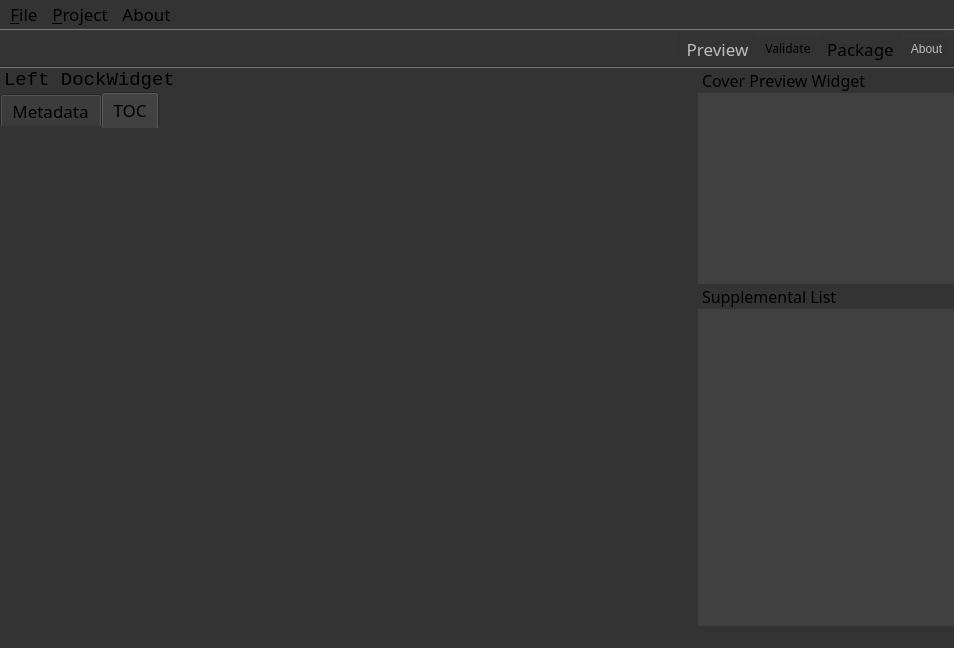
<?xml version="1.0" encoding="UTF-8"?>
<ui version="4.0">
 <class>MainWindow</class>
 <widget class="QMainWindow" name="MainWindow">
  <property name="geometry">
   <rect>
    <x>0</x>
    <y>0</y>
    <width>954</width>
    <height>648</height>
   </rect>
  </property>
  <property name="minimumSize">
   <size>
    <width>948</width>
    <height>648</height>
   </size>
  </property>
  <property name="windowTitle">
   <string>Audiobook Editor</string>
  </property>
  <property name="windowIcon">
   <iconset resource="resources.qrc">
    <normaloff>:/SVG/svg/icon/AudiobookEditorLogo@16.svg</normaloff>:/SVG/svg/icon/AudiobookEditorLogo@16.svg</iconset>
  </property>
  <property name="layoutDirection">
   <enum>Qt::LeftToRight</enum>
  </property>
  <property name="styleSheet">
   <string notr="true">background-color: #333333;
</string>
  </property>
  <property name="dockOptions">
   <set>QMainWindow::AllowTabbedDocks</set>
  </property>
  <widget class="QWidget" name="centralwidget">
   <property name="sizePolicy">
    <sizepolicy hsizetype="Fixed" vsizetype="Preferred">
     <horstretch>0</horstretch>
     <verstretch>0</verstretch>
    </sizepolicy>
   </property>
   <property name="minimumSize">
    <size>
     <width>436</width>
     <height>0</height>
    </size>
   </property>
  </widget>
  <widget class="QMenuBar" name="menubar">
   <property name="geometry">
    <rect>
     <x>0</x>
     <y>0</y>
     <width>954</width>
     <height>25</height>
    </rect>
   </property>
   <property name="font">
    <font>
     <family>Noto Sans TC</family>
     <pointsize>13</pointsize>
    </font>
   </property>
   <property name="styleSheet">
    <string notr="true"/>
   </property>
   <widget class="QMenu" name="menu_File">
    <property name="font">
     <font>
      <family>Noto Sans TC</family>
      <pointsize>13</pointsize>
     </font>
    </property>
    <property name="styleSheet">
     <string notr="true"/>
    </property>
    <property name="title">
     <string>&amp;File</string>
    </property>
    <widget class="QMenu" name="menu_Language">
     <property name="font">
      <font>
       <family>Noto Sans TC</family>
       <pointsize>13</pointsize>
      </font>
     </property>
     <property name="contextMenuPolicy">
      <enum>Qt::NoContextMenu</enum>
     </property>
     <property name="acceptDrops">
      <bool>false</bool>
     </property>
     <property name="toolTip">
      <string>Select your language</string>
     </property>
     <property name="styleSheet">
      <string notr="true"/>
     </property>
     <property name="tearOffEnabled">
      <bool>false</bool>
     </property>
     <property name="title">
      <string>&amp;Language</string>
     </property>
     <property name="separatorsCollapsible">
      <bool>false</bool>
     </property>
     <property name="toolTipsVisible">
      <bool>true</bool>
     </property>
     <addaction name="action_EN"/>
     <addaction name="action_TC"/>
    </widget>
    <addaction name="action_New"/>
    <addaction name="action_Open"/>
    <addaction name="action_Save"/>
    <addaction name="action_Exit"/>
    <addaction name="action_Settings"/>
    <addaction name="separator"/>
    <addaction name="menu_Language"/>
   </widget>
   <widget class="QMenu" name="menu_Project">
    <property name="title">
     <string>&amp;Project</string>
    </property>
    <addaction name="action_Preview"/>
    <addaction name="action_Pack"/>
   </widget>
   <widget class="QMenu" name="menuHelp">
    <property name="title">
     <string>About</string>
    </property>
    <addaction name="action_Qt"/>
    <addaction name="action_PyQt5"/>
    <addaction name="separator"/>
    <addaction name="action_Version"/>
    <addaction name="action_Thanks"/>
    <addaction name="action_Issues"/>
    <addaction name="action_License"/>
   </widget>
   <addaction name="menu_File"/>
   <addaction name="menu_Project"/>
   <addaction name="menuHelp"/>
  </widget>
  <widget class="QStatusBar" name="statusbar"/>
  <widget class="QToolBar" name="toolBar">
   <property name="enabled">
    <bool>true</bool>
   </property>
   <property name="windowTitle">
    <string>toolBar</string>
   </property>
   <property name="layoutDirection">
    <enum>Qt::RightToLeft</enum>
   </property>
   <property name="movable">
    <bool>false</bool>
   </property>
   <property name="allowedAreas">
    <set>Qt::RightToolBarArea|Qt::TopToolBarArea</set>
   </property>
   <property name="floatable">
    <bool>false</bool>
   </property>
   <attribute name="toolBarArea">
    <enum>TopToolBarArea</enum>
   </attribute>
   <attribute name="toolBarBreak">
    <bool>false</bool>
   </attribute>
   <addaction name="action_Help"/>
   <addaction name="action_Pack"/>
   <addaction name="action_Validate"/>
   <addaction name="action_Preview"/>
  </widget>
  <widget class="QDockWidget" name="dockWidget_Left">
   <property name="sizePolicy">
    <sizepolicy hsizetype="Fixed" vsizetype="Preferred">
     <horstretch>0</horstretch>
     <verstretch>0</verstretch>
    </sizepolicy>
   </property>
   <property name="minimumSize">
    <size>
     <width>256</width>
     <height>76</height>
    </size>
   </property>
   <property name="maximumSize">
    <size>
     <width>256</width>
     <height>524287</height>
    </size>
   </property>
   <property name="font">
    <font>
     <family>Courier New</family>
     <pointsize>14</pointsize>
    </font>
   </property>
   <property name="autoFillBackground">
    <bool>false</bool>
   </property>
   <property name="styleSheet">
    <string notr="true">background: #404040;
border: 0px;

QTabBar::tab {
	left: 0
}
</string>
   </property>
   <property name="features">
    <set>QDockWidget::NoDockWidgetFeatures</set>
   </property>
   <property name="allowedAreas">
    <set>Qt::LeftDockWidgetArea</set>
   </property>
   <property name="windowTitle">
    <string>Left DockWidget</string>
   </property>
   <attribute name="dockWidgetArea">
    <number>1</number>
   </attribute>
   <widget class="QWidget" name="dockWidgetContents_3">
    <property name="sizePolicy">
     <sizepolicy hsizetype="Fixed" vsizetype="Preferred">
      <horstretch>0</horstretch>
      <verstretch>0</verstretch>
     </sizepolicy>
    </property>
    <property name="minimumSize">
     <size>
      <width>256</width>
      <height>0</height>
     </size>
    </property>
    <property name="maximumSize">
     <size>
      <width>256</width>
      <height>16777215</height>
     </size>
    </property>
    <property name="styleSheet">
     <string notr="true">border: 0px;</string>
    </property>
    <layout class="QGridLayout" name="gridLayout">
     <property name="leftMargin">
      <number>0</number>
     </property>
     <property name="topMargin">
      <number>0</number>
     </property>
     <property name="rightMargin">
      <number>0</number>
     </property>
     <property name="bottomMargin">
      <number>0</number>
     </property>
     <property name="spacing">
      <number>0</number>
     </property>
     <item row="0" column="0">
      <widget class="QTabWidget" name="tabWidget">
       <property name="enabled">
        <bool>true</bool>
       </property>
       <property name="sizePolicy">
        <sizepolicy hsizetype="Fixed" vsizetype="Preferred">
         <horstretch>0</horstretch>
         <verstretch>0</verstretch>
        </sizepolicy>
       </property>
       <property name="minimumSize">
        <size>
         <width>256</width>
         <height>0</height>
        </size>
       </property>
       <property name="maximumSize">
        <size>
         <width>256</width>
         <height>16777215</height>
        </size>
       </property>
       <property name="font">
        <font>
         <family>Noto Sans TC</family>
         <pointsize>13</pointsize>
        </font>
       </property>
       <property name="autoFillBackground">
        <bool>false</bool>
       </property>
       <property name="styleSheet">
        <string notr="true">QTabWidget::tab-bar{
height: 32px;
width: 166px;
font-size: 13px;
line-height: 18px;
}

QTabBar::tab {
	background-color : #404040;
}

QTabBar::tab::unselected { 
	color: rgba(255, 255, 255, 0.4);
	height: 32px;
}

QTabBar::tab::selected { 
	color: #FFFFFF;
	height: 32px;
}

QTabWidget::pane { border: 0; }

margin: 0px 0px;</string>
       </property>
       <property name="currentIndex">
        <number>1</number>
       </property>
       <property name="iconSize">
        <size>
         <width>0</width>
         <height>0</height>
        </size>
       </property>
       <property name="usesScrollButtons">
        <bool>false</bool>
       </property>
       <property name="tabBarAutoHide">
        <bool>false</bool>
       </property>
       <widget class="QWidget" name="tab_Metadata">
        <property name="sizePolicy">
         <sizepolicy hsizetype="Fixed" vsizetype="Preferred">
          <horstretch>0</horstretch>
          <verstretch>0</verstretch>
         </sizepolicy>
        </property>
        <property name="minimumSize">
         <size>
          <width>256</width>
          <height>0</height>
         </size>
        </property>
        <property name="maximumSize">
         <size>
          <width>256</width>
          <height>16777215</height>
         </size>
        </property>
        <property name="font">
         <font>
          <family>Courier New</family>
          <pointsize>14</pointsize>
         </font>
        </property>
        <property name="autoFillBackground">
         <bool>false</bool>
        </property>
        <property name="styleSheet">
         <string notr="true">border: 0px;
</string>
        </property>
        <attribute name="title">
         <string>Metadata</string>
        </attribute>
       </widget>
       <widget class="QWidget" name="tab_TOC">
        <property name="sizePolicy">
         <sizepolicy hsizetype="Fixed" vsizetype="Preferred">
          <horstretch>0</horstretch>
          <verstretch>0</verstretch>
         </sizepolicy>
        </property>
        <property name="minimumSize">
         <size>
          <width>256</width>
          <height>0</height>
         </size>
        </property>
        <property name="maximumSize">
         <size>
          <width>256</width>
          <height>16777215</height>
         </size>
        </property>
        <property name="font">
         <font>
          <family>Courier New</family>
          <pointsize>14</pointsize>
         </font>
        </property>
        <property name="autoFillBackground">
         <bool>false</bool>
        </property>
        <property name="styleSheet">
         <string notr="true">
border: 0px;

/*
QListWidget::item { border: 2px solid #000000 }
*/</string>
        </property>
        <attribute name="title">
         <string>TOC</string>
        </attribute>
       </widget>
      </widget>
     </item>
    </layout>
   </widget>
  </widget>
  <widget class="QDockWidget" name="dockWidget_CoverPreviewWidget">
   <property name="sizePolicy">
    <sizepolicy hsizetype="Fixed" vsizetype="Preferred">
     <horstretch>0</horstretch>
     <verstretch>0</verstretch>
    </sizepolicy>
   </property>
   <property name="minimumSize">
    <size>
     <width>256</width>
     <height>216</height>
    </size>
   </property>
   <property name="maximumSize">
    <size>
     <width>256</width>
     <height>216</height>
    </size>
   </property>
   <property name="font">
    <font>
     <family>Noto Sans TC</family>
     <pointsize>12</pointsize>
    </font>
   </property>
   <property name="styleSheet">
    <string notr="true">background: #404040;
border: 0px;
</string>
   </property>
   <property name="features">
    <set>QDockWidget::NoDockWidgetFeatures</set>
   </property>
   <property name="allowedAreas">
    <set>Qt::RightDockWidgetArea</set>
   </property>
   <property name="windowTitle">
    <string>Cover Preview Widget</string>
   </property>
   <attribute name="dockWidgetArea">
    <number>2</number>
   </attribute>
   <widget class="QWidget" name="dockWidgetContents">
    <property name="sizePolicy">
     <sizepolicy hsizetype="Fixed" vsizetype="Preferred">
      <horstretch>0</horstretch>
      <verstretch>0</verstretch>
     </sizepolicy>
    </property>
    <property name="minimumSize">
     <size>
      <width>256</width>
      <height>232</height>
     </size>
    </property>
    <property name="maximumSize">
     <size>
      <width>256</width>
      <height>232</height>
     </size>
    </property>
    <property name="styleSheet">
     <string notr="true">border: 0px;</string>
    </property>
   </widget>
  </widget>
  <widget class="QDockWidget" name="dockWidget_SupplementalList">
   <property name="sizePolicy">
    <sizepolicy hsizetype="Fixed" vsizetype="Preferred">
     <horstretch>0</horstretch>
     <verstretch>0</verstretch>
    </sizepolicy>
   </property>
   <property name="minimumSize">
    <size>
     <width>256</width>
     <height>39</height>
    </size>
   </property>
   <property name="maximumSize">
    <size>
     <width>256</width>
     <height>524287</height>
    </size>
   </property>
   <property name="font">
    <font>
     <family>Noto Sans TC</family>
     <pointsize>12</pointsize>
    </font>
   </property>
   <property name="styleSheet">
    <string notr="true">background: #404040;
border: 0px;
margin: 0px;</string>
   </property>
   <property name="features">
    <set>QDockWidget::NoDockWidgetFeatures</set>
   </property>
   <property name="allowedAreas">
    <set>Qt::RightDockWidgetArea</set>
   </property>
   <property name="windowTitle">
    <string>Supplemental List</string>
   </property>
   <attribute name="dockWidgetArea">
    <number>2</number>
   </attribute>
   <widget class="QWidget" name="dockWidgetContents_2">
    <property name="sizePolicy">
     <sizepolicy hsizetype="Fixed" vsizetype="Preferred">
      <horstretch>0</horstretch>
      <verstretch>0</verstretch>
     </sizepolicy>
    </property>
    <property name="minimumSize">
     <size>
      <width>256</width>
      <height>0</height>
     </size>
    </property>
    <property name="maximumSize">
     <size>
      <width>256</width>
      <height>16777215</height>
     </size>
    </property>
    <property name="autoFillBackground">
     <bool>false</bool>
    </property>
    <property name="styleSheet">
     <string notr="true">border: 0px;

padding: 0px;

margin: 0px;</string>
    </property>
   </widget>
  </widget>
  <action name="action_New">
   <property name="text">
    <string>&amp;New</string>
   </property>
   <property name="font">
    <font>
     <family>Noto Sans TC</family>
     <pointsize>13</pointsize>
    </font>
   </property>
   <property name="shortcut">
    <string>Ctrl+N</string>
   </property>
  </action>
  <action name="action_Open">
   <property name="text">
    <string>&amp;Open</string>
   </property>
   <property name="font">
    <font>
     <family>Noto Sans TC</family>
     <pointsize>13</pointsize>
    </font>
   </property>
   <property name="shortcut">
    <string>Ctrl+O</string>
   </property>
  </action>
  <action name="action_Close">
   <property name="text">
    <string>&amp;Close</string>
   </property>
  </action>
  <action name="action_Qt">
   <property name="text">
    <string>&amp;Qt</string>
   </property>
   <property name="font">
    <font>
     <family>Noto Sans TC</family>
     <pointsize>13</pointsize>
    </font>
   </property>
   <property name="visible">
    <bool>false</bool>
   </property>
  </action>
  <action name="action_PyQt5">
   <property name="text">
    <string>&amp;PyQt5</string>
   </property>
   <property name="font">
    <font>
     <family>Noto Sans TC</family>
     <pointsize>13</pointsize>
    </font>
   </property>
   <property name="visible">
    <bool>false</bool>
   </property>
  </action>
  <action name="action_Preview">
   <property name="enabled">
    <bool>false</bool>
   </property>
   <property name="icon">
    <iconset resource="resources.qrc">
     <normaloff>:/SVG/svg/icon/toolbar-preview.svg</normaloff>:/SVG/svg/icon/toolbar-preview.svg</iconset>
   </property>
   <property name="text">
    <string>&amp;Preview</string>
   </property>
   <property name="font">
    <font>
     <family>Noto Sans TC</family>
     <pointsize>13</pointsize>
    </font>
   </property>
   <property name="visible">
    <bool>false</bool>
   </property>
   <property name="iconVisibleInMenu">
    <bool>false</bool>
   </property>
  </action>
  <action name="action_Validate">
   <property name="enabled">
    <bool>true</bool>
   </property>
   <property name="icon">
    <iconset resource="resources.qrc">
     <normaloff>:/SVG/svg/icon/toolbar-validate.svg</normaloff>:/SVG/svg/icon/toolbar-validate.svg</iconset>
   </property>
   <property name="text">
    <string>&amp;Validate</string>
   </property>
   <property name="font">
    <font>
     <family>Noto Sans</family>
    </font>
   </property>
   <property name="visible">
    <bool>true</bool>
   </property>
  </action>
  <action name="action_Pack">
   <property name="icon">
    <iconset resource="resources.qrc">
     <normaloff>:/SVG/svg/icon/toolbar-package.svg</normaloff>:/SVG/svg/icon/toolbar-package.svg</iconset>
   </property>
   <property name="text">
    <string>&amp;Package</string>
   </property>
   <property name="toolTip">
    <string>Pack</string>
   </property>
   <property name="font">
    <font>
     <family>Noto Sans TC</family>
     <pointsize>13</pointsize>
    </font>
   </property>
   <property name="shortcut">
    <string>Ctrl+P</string>
   </property>
   <property name="iconVisibleInMenu">
    <bool>false</bool>
   </property>
  </action>
  <action name="action_Exit">
   <property name="text">
    <string>&amp;Exit</string>
   </property>
   <property name="font">
    <font>
     <family>Noto Sans TC</family>
     <pointsize>13</pointsize>
    </font>
   </property>
   <property name="shortcut">
    <string>Shift+F4</string>
   </property>
  </action>
  <action name="action_Save">
   <property name="text">
    <string>&amp;Save</string>
   </property>
   <property name="font">
    <font>
     <family>Noto Sans TC</family>
     <pointsize>13</pointsize>
    </font>
   </property>
   <property name="shortcut">
    <string>Ctrl+S</string>
   </property>
  </action>
  <action name="action_Help">
   <property name="enabled">
    <bool>false</bool>
   </property>
   <property name="icon">
    <iconset resource="resources.qrc">
     <normaloff>:/SVG/svg/icon/toolbar-about.svg</normaloff>:/SVG/svg/icon/toolbar-about.svg</iconset>
   </property>
   <property name="text">
    <string>&amp;About</string>
   </property>
   <property name="visible">
    <bool>false</bool>
   </property>
  </action>
  <action name="action_Settings">
   <property name="enabled">
    <bool>false</bool>
   </property>
   <property name="text">
    <string>Settings</string>
   </property>
   <property name="font">
    <font>
     <family>Noto Sans TC</family>
     <pointsize>13</pointsize>
    </font>
   </property>
   <property name="visible">
    <bool>false</bool>
   </property>
  </action>
  <action name="action_Version">
   <property name="text">
    <string>&amp;Version</string>
   </property>
   <property name="font">
    <font>
     <family>Noto Sans TC</family>
     <pointsize>13</pointsize>
    </font>
   </property>
  </action>
  <action name="action_Thanks">
   <property name="enabled">
    <bool>false</bool>
   </property>
   <property name="text">
    <string>&amp;Thanks</string>
   </property>
   <property name="font">
    <font>
     <family>Noto Sans TC</family>
     <pointsize>13</pointsize>
    </font>
   </property>
   <property name="visible">
    <bool>false</bool>
   </property>
  </action>
  <action name="action_EN">
   <property name="checkable">
    <bool>true</bool>
   </property>
   <property name="text">
    <string notr="true" extracomment="EN">English</string>
   </property>
   <property name="toolTip">
    <string notr="true">English</string>
   </property>
   <property name="whatsThis">
    <string/>
   </property>
   <property name="font">
    <font>
     <family>Noto Sans TC</family>
     <pointsize>13</pointsize>
    </font>
   </property>
   <property name="autoRepeat">
    <bool>true</bool>
   </property>
  </action>
  <action name="action_TC">
   <property name="checkable">
    <bool>true</bool>
   </property>
   <property name="text">
    <string notr="true" extracomment="TC">繁體中文</string>
   </property>
   <property name="toolTip">
    <string notr="true">繁體中文</string>
   </property>
   <property name="whatsThis">
    <string/>
   </property>
   <property name="font">
    <font>
     <family>Noto Sans TC</family>
     <pointsize>13</pointsize>
    </font>
   </property>
   <property name="autoRepeat">
    <bool>true</bool>
   </property>
   <property name="menuRole">
    <enum>QAction::TextHeuristicRole</enum>
   </property>
  </action>
  <action name="action_Issues">
   <property name="checkable">
    <bool>false</bool>
   </property>
   <property name="text">
    <string>&amp;Issues</string>
   </property>
   <property name="toolTip">
    <string>Issues Report</string>
   </property>
   <property name="font">
    <font>
     <family>Noto Sans TC</family>
     <pointsize>13</pointsize>
    </font>
   </property>
  </action>
  <action name="action_License">
   <property name="text">
    <string>&amp;License</string>
   </property>
   <property name="toolTip">
    <string>License</string>
   </property>
   <property name="font">
    <font>
     <family>Noto Sans TC</family>
     <pointsize>13</pointsize>
    </font>
   </property>
  </action>
 </widget>
 <resources>
  <include location="resources.qrc"/>
 </resources>
 <connections/>
</ui>
